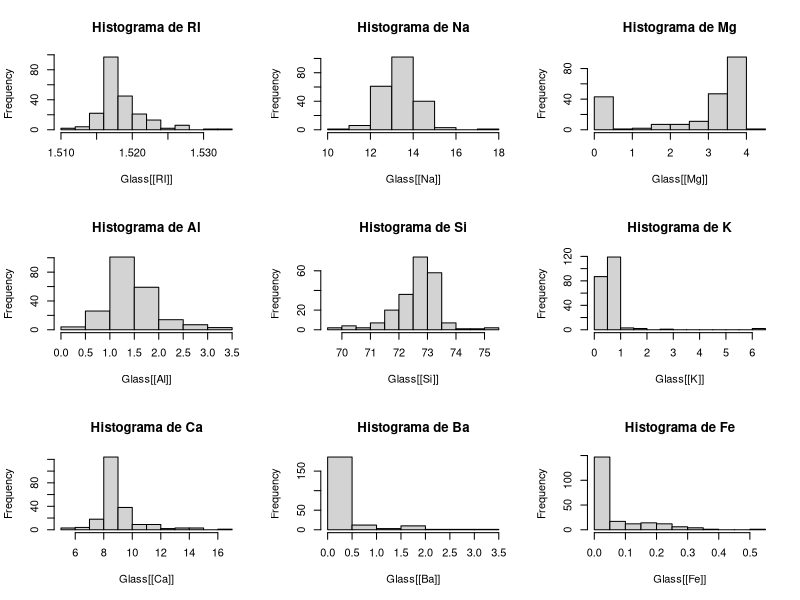

Here is the R script that generated this plot:
library(mlbench)
library(e1071)
data("Glass")

par(mfrow = c(3, 3))

for (i in names(Glass[-10])) {
  hist(Glass[[i]], main=stringi::stri_join("Histograma de ", i), xlab=stringi::stri_join("Glass[[", i, "]]"))
}

meanD = list(RI=mean(Glass$RI),
             Na=mean(Glass$Na), Mg=mean(Glass$Mg), Al=mean(Glass$Al), Si=mean(Glass$Si),
             K=mean(Glass$K), Ca=mean(Glass$Ca), Ba=mean(Glass$Ba), Fe=mean(Glass$Fe))
meanD = data.frame(meanD)

sdD = list(RI=sd(Glass$RI),
           Na=sd(Glass$Na), Mg=sd(Glass$Mg), Al=sd(Glass$Al), Si=sd(Glass$Si),
           K=sd(Glass$K), Ca=sd(Glass$Ca), Ba=sd(Glass$Ba), Fe=sd(Glass$Fe))
sdD = data.frame(sdD)

skewnessD = list(RI=skewness(Glass$RI),
                 Na=skewness(Glass$Na), Mg=skewness(Glass$Mg), Al=skewness(Glass$Al), Si=skewness(Glass$Si),
                 K=skewness(Glass$K), Ca=skewness(Glass$Ca), Ba=skewness(Glass$Ba), Fe=skewness(Glass$Fe))
skewnessD = data.frame(skewnessD)

meanD
sdD
skewnessD
